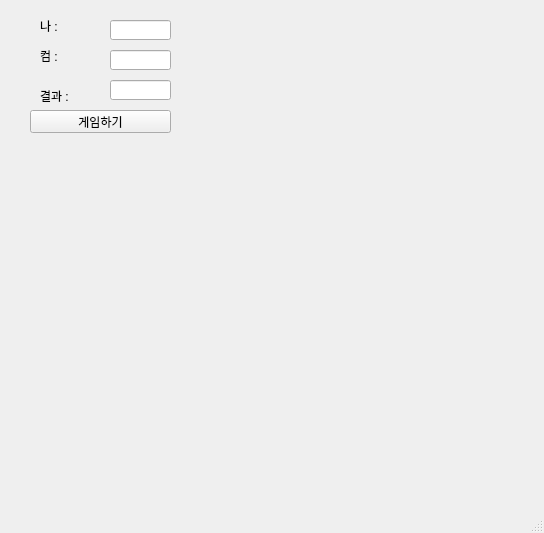
<?xml version="1.0" encoding="UTF-8"?>
<ui version="4.0">
 <class>MainWindow</class>
 <widget class="QMainWindow" name="MainWindow">
  <property name="geometry">
   <rect>
    <x>0</x>
    <y>0</y>
    <width>544</width>
    <height>533</height>
   </rect>
  </property>
  <property name="windowTitle">
   <string>MainWindow</string>
  </property>
  <widget class="QWidget" name="centralwidget">
   <widget class="QLabel" name="lblMine">
    <property name="geometry">
     <rect>
      <x>40</x>
      <y>20</y>
      <width>56</width>
      <height>12</height>
     </rect>
    </property>
    <property name="text">
     <string>나 :</string>
    </property>
   </widget>
   <widget class="QLabel" name="lblCom">
    <property name="geometry">
     <rect>
      <x>40</x>
      <y>50</y>
      <width>56</width>
      <height>12</height>
     </rect>
    </property>
    <property name="text">
     <string>컴 :</string>
    </property>
   </widget>
   <widget class="QLabel" name="lblResult">
    <property name="geometry">
     <rect>
      <x>40</x>
      <y>90</y>
      <width>56</width>
      <height>12</height>
     </rect>
    </property>
    <property name="text">
     <string>결과 :</string>
    </property>
   </widget>
   <widget class="QLineEdit" name="leMine">
    <property name="geometry">
     <rect>
      <x>110</x>
      <y>20</y>
      <width>61</width>
      <height>20</height>
     </rect>
    </property>
   </widget>
   <widget class="QLineEdit" name="leCom">
    <property name="geometry">
     <rect>
      <x>110</x>
      <y>50</y>
      <width>61</width>
      <height>20</height>
     </rect>
    </property>
   </widget>
   <widget class="QLineEdit" name="leResult">
    <property name="geometry">
     <rect>
      <x>110</x>
      <y>80</y>
      <width>61</width>
      <height>20</height>
     </rect>
    </property>
   </widget>
   <widget class="QPushButton" name="pb">
    <property name="geometry">
     <rect>
      <x>30</x>
      <y>110</y>
      <width>141</width>
      <height>23</height>
     </rect>
    </property>
    <property name="text">
     <string>게임하기</string>
    </property>
   </widget>
  </widget>
  <widget class="QMenuBar" name="menubar">
   <property name="geometry">
    <rect>
     <x>0</x>
     <y>0</y>
     <width>544</width>
     <height>21</height>
    </rect>
   </property>
  </widget>
  <widget class="QStatusBar" name="statusbar"/>
 </widget>
 <resources/>
 <connections/>
</ui>
